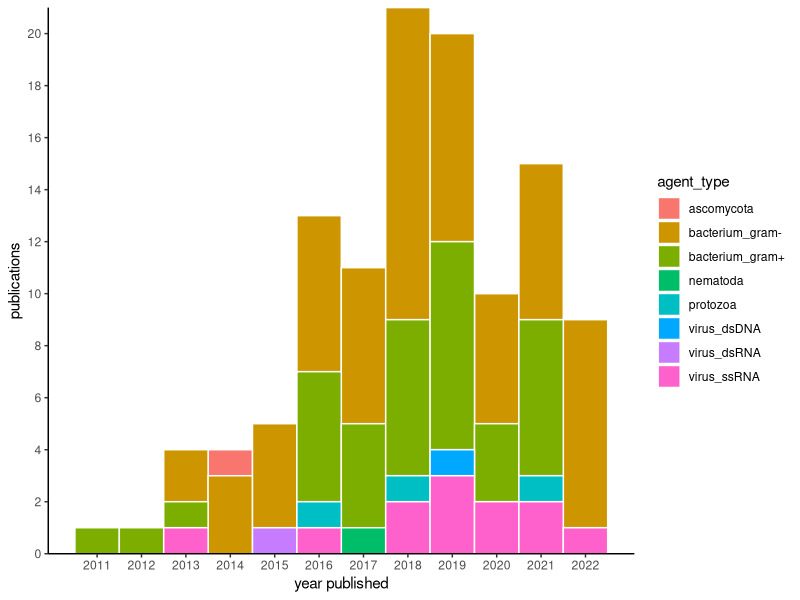
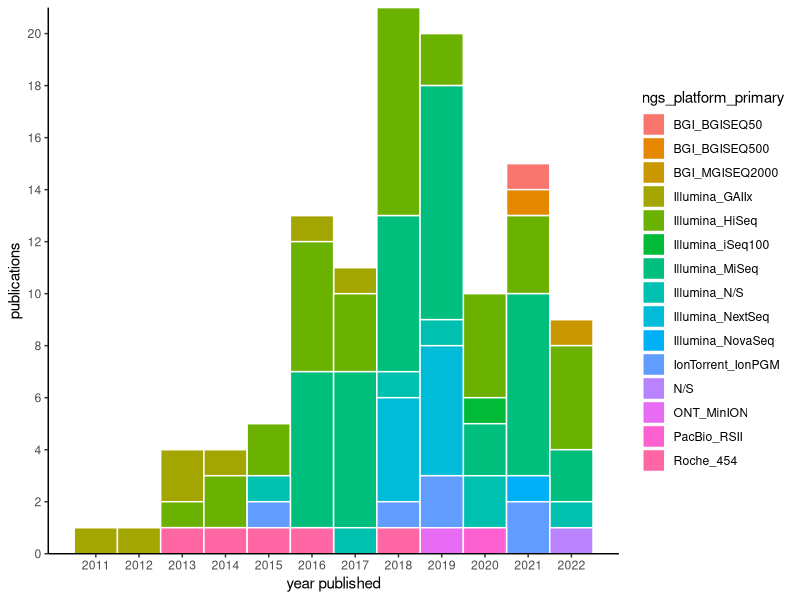
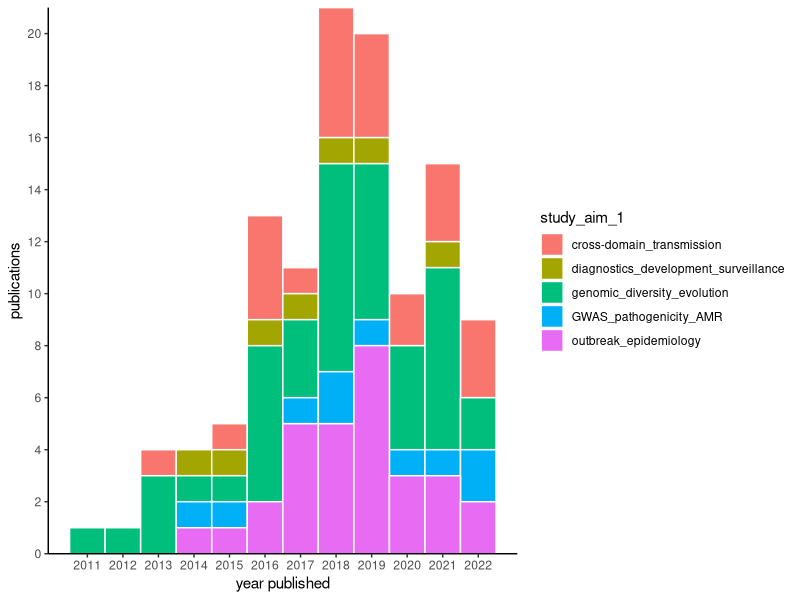
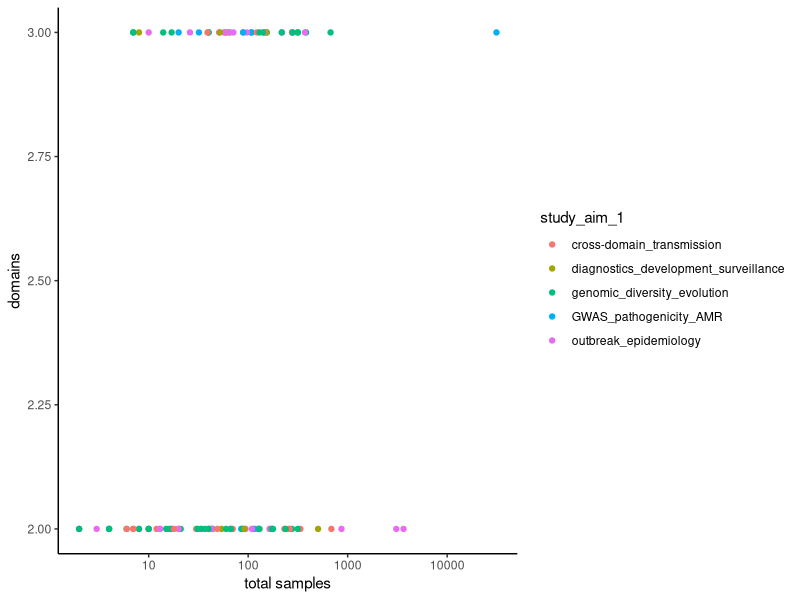
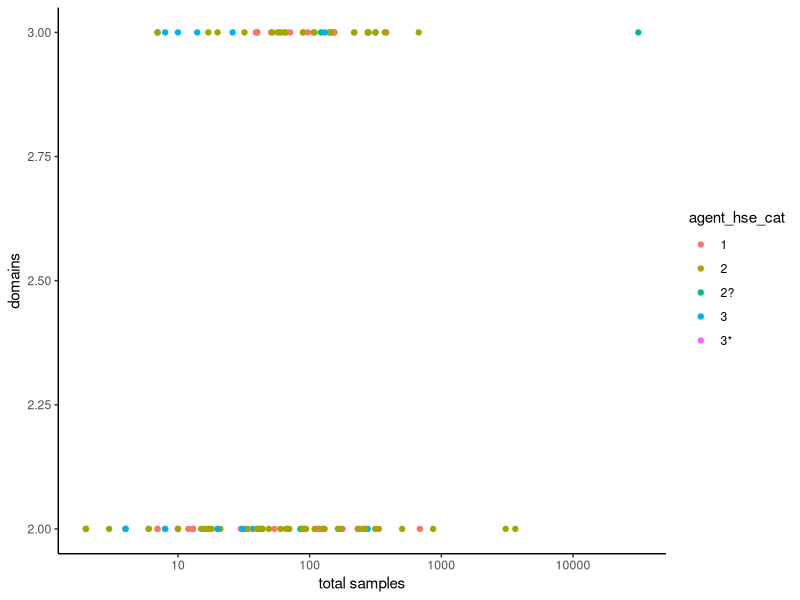

The R source for these figures, in order: (Note: this script raises an error after producing the figures.)
# code to explore and visualize dataset

# libraries
library(ggplot2)
library(ggalluvial)
library(dplyr)

# importing and correctly formatting data
db <- read.csv("data/NGSscoping_dbv6.csv", header = TRUE)
names(db)<-tolower(names(db))
db$biotic.env_sample_size
colnames(db)[29] <- 'biotic_env_sample_size'

#'env_domain' looks like a sample size.... 

str(db) # lots of columns coming up as characters
col.chr.ids = c('hum_sample_size','livestock_sample_size', 'pet_sample_size','poultry_sample_size',
                'wildlife_sample_size','arachnida_sample_size', 'insecta_sample_size', 'env_domain',
                'biotic_env_sample_size','abiotic_sample_size')
db[col.chr.ids] <- sapply(db[col.chr.ids],as.numeric)
str(db)

#sample_cols = grep('sample_size',names(db)) # identifying sample size columns - WRONG double counting
db$total_samples = rowSums(db[,c('hum_sample_size','ani_sample_size', 'env_domain')], na.rm=TRUE)
db$env_bin = ifelse(db$env_domain>0,1,0)
db$ani_bin = ifelse(db$ani_sample_size>0,1,0)
db$human_bin = ifelse(db$hum_sample_size>0,1,0)
db$total_domains = rowSums(db[,c('env_bin','ani_bin','human_bin')], na.rm=T)

# some are 0?!? and some are 1?
# annotation in excel clarified there were 276 samples from human and environment but split not given

ind = which(db$total_samples == 0)
db$total_domains[ind]<-2
db$total_samples[ind]<-276
db$env_bin[ind] = 1
db$human_bin[ind] = 1



# by publication year
sort(unique(db$publication_year))
library(ggplot2)
ggplot(db, aes(x=publication_year, fill=agent_type)) +
  geom_histogram(col = 'white', position="stack", bins = 12)+
  theme(legend.position="top")+
  theme_classic()+
  labs(x="year published", y = "publications")+
  scale_y_continuous(expand = c(0, 0), breaks=seq(0,23,2))+
  scale_x_continuous(breaks=seq(2011,2022,1))
db$ngs_platform_primary
ggplot(db, aes(x=publication_year, fill=ngs_platform_primary)) +
  geom_histogram(col = 'white', position="stack", bins = 12)+
  theme(legend.position="top")+
  theme_classic()+
  labs(x="year published", y = "publications")+
  scale_y_continuous(expand = c(0, 0), breaks=seq(0,23,2))+
  scale_x_continuous(breaks=seq(2011,2022,1))

ggplot(db, aes(x=publication_year, fill=study_aim_1)) +
  geom_histogram(col = 'white', position="stack", bins = 12)+
  theme(legend.position="top")+
  theme_classic()+
  labs(x="year published", y = "publications")+
  scale_y_continuous(expand = c(0, 0), breaks=seq(0,23,2))+
  scale_x_continuous(breaks=seq(2011,2022,1))

# by sample size year
names(db)
ggplot(db, aes(x=total_samples, y = total_domains, col=study_aim_1)) +
  geom_point()+
  theme(legend.position="top")+
  theme_classic()+
  labs(x="total samples", y = "domains")+
  scale_x_continuous(trans='log10')
db$agent_hse_cat
ggplot(db, aes(x=total_samples, y = total_domains, col= agent_hse_cat)) +
  geom_point()+
  theme(legend.position="top")+
  theme_classic()+
  labs(x="total samples", y = "domains")+
  scale_x_continuous(trans='log10')

# https://cran.r-project.org/web/packages/ggalluvial/vignettes/ggalluvial.html
head(db)

  


db_summary = as.data.frame(db %>% group_by(ngs_platform_primary, publication_year) %>%
                                summarise(papers = n()))
db_summary = db_summary[!db_summary$ngs_platform_primary == 'Illumina_N/S',]
db_summary = db_summary[!db_summary$ngs_platform_primary == 'N/S',]

db_summary_v2 = as.data.frame(db %>% group_by(ngs_platform_complement, publication_year) %>%
                             summarise(papers_sec = n()))
db_summary_v2 = db_summary_v2[!db_summary_v2$ngs_platform_complement == 'N/S',]
db_summary_v2 = db_summary_v2[!db_summary_v2$ngs_platform_complement == 'no',]

db_platform <- merge(x=db_summary,y=db_summary_v2, by.x=c("ngs_platform_primary","publication_year"), 
             by.y=c("ngs_platform_complement","publication_year"), all = TRUE)
db_platform$tot_papers = rowSums(db_platform[,c('papers_sec','papers')], na.rm = TRUE)

db_platform$ngs_platform_primary=as.factor(db_platform$ngs_platform_primary)

levels(db_platform$ngs_platform_primary)
db_platform$ngs_platform_primary <- factor(db_platform$ngs_platform_primary, 
                levels = c("BGI_MGISEQ2000", "Illumina_iSeq100","Illumina_NovaSeq",
                           "BGI_BGISEQ50", 
                           "BGI_BGISEQ500", "ONT_MinION","Illumina_NextSeq", "PacBio_RSII",
                           "Illumina_MiSeq", "IonTorrent_IonPGM", 
                           "Illumina_HiSeq", "Illumina_GAIIx", 
                            "Roche_454"))

seq = read.csv('data/sequencing_tech_v2.csv', header = TRUE)
names(seq)
seq_trun = seq[,c('company', 'sequence')]
db_platform <- merge(x=db_platform,y=seq_trun, by.x=c("ngs_platform_primary"), 
                     by.y=c("sequence"), all = TRUE)
seq3 = read.csv('data/sequencing_tech_v3.csv', header = TRUE)

ggplot(db_platform, aes(x = publication_year, y = ngs_platform_primary )) +
  geom_point(aes(size = tot_papers, color = company))+ # aes(dotsize = papers),
  scale_x_continuous(limits = c(2006,2024), breaks=seq(2006,2024,1))+
  theme_classic()+
  labs(x="year", y = "sequencer")+
  scale_size_continuous(breaks = c(min(db_platform$tot_papers),
                                    3,
                                    max(db_platform$tot_papers)),
                         labels = c("1",
                                    "3",
                                    "9"))+
  geom_line(data = seq3, aes(y = ngs_platform_primary,x = publication_year, color = company))
# need to combine short read and long read sequencing

# is within host diversity studies predicted by mutation rate?
# maybe not relevant b/c no host diversity

# alluvial plot to make
# open data 
# open software
# open code
# colored by country?
db$public_data_binary = !db$public_data == 'N/A'
db$public_code_binary = db$public_code == 'yes'
db$phylo_software_binary = !db$phylo_software == 'Geneious'
db$sampling_geo

db_summary2 = as.data.frame(db %>% group_by(public_data_binary, public_code_binary, phylo_software_binary,sampling_geo) %>%
                              summarise(Freq = n()))

ggplot(data = db_summary2,
       aes(axis1 = as.factor(phylo_software_binary), axis2 = public_data_binary,axis3 = public_code_binary, 
           y = Freq)) +
  scale_x_discrete(limits = c("software", "data", "code"), expand = c(.2, .05)) +
  xlab("open science") +
  geom_alluvium(aes(fill = sampling_geo)) +
  geom_stratum() +
  geom_text(stat = "stratum", aes(label = after_stat(stratum))) +
  theme_minimal() 
# need to update with stefano's linkages
# figure - sample size by HG status?
# software updates? license 


db$geo_scope = ifelse(db$lic_lmic == 'yes' & db$umic_hic == 'yes', 'both',
                       ifelse(db$lic_lmic == 'yes', 'lmic', 'hic'))

db$public_code
db$public_data_binary = !db$public_data == 'N/A'
db$public_code_binary = db$public_code == 'yes'
db$phylo_software_binary = db$assembly.mapping_license == 'free'
db_summary2 = as.data.frame(db %>% group_by(public_data_binary, public_code_binary, phylo_software_binary,geo_scope) %>%
                               summarise(Freq = n()))

db_summary2$geo_scope = as.factor(db_summary2$geo_scope)
db_summary2$geo_scope = factor(db_summary2$geo_scope, levels = c('lmic','both','hic'))
ggplot(data = db_summary2,
       aes(axis1 = phylo_software_binary, axis2 = public_data_binary,axis3 = public_code_binary, 
           y = Freq)) +
  scale_x_discrete(limits = c("software", "data", "code"), expand = c(.2, .05)) +
  xlab("open science") +
  geom_alluvium(aes(fill = geo_scope)) +
  scale_fill_manual(values = c('#0c2c84','#7fcdbb', '#edf8b1'))+
  geom_stratum() +
  geom_text(stat = "stratum", aes(label = after_stat(stratum))) +
  theme_classic() 

# 
# 
# col.chr.ids = c('hum_sample_size','livestock_sample_size', 'pet_sample_size','poultry_sample_size',
#                 'wildlife_sample_size','arachnida_sample_size', 'insecta_sample_size', 'env_domain',
#                 'biotic.env_sample_size','abiotic_sample_size')
# names(db)
# db[col.chr.ids] <- sapply(db[col.chr.ids],as.numeric)
# str(db)

db$total_samples = rowSums(db[,c('hum_sample_size','ani_sample_size', 'env_domain')], na.rm=TRUE)
db$env_bin = ifelse(db$env_domain>0,1,0)
db$ani_bin = ifelse(db$ani_sample_size>0,1,0)
db$human_bin = ifelse(db$hum_sample_size>0,1,0)
db$total_domains = rowSums(db[,c('env_bin','ani_bin','human_bin')], na.rm=T)

# some are 0?!? and some are 1?
# annotation in excel clarified there were 276 samples from human and environment but split not given
db$total_domains[19]<-2
db$total_samples[19]<-276
db$env_bin[19] = 1
db$human_bin[19] = 1

names(db)
ggplot(db, aes(x=total_samples, fill=study_aim_1)) +
  geom_histogram()+
  theme(legend.position="top")+
  theme_classic()+
  labs(x="total samples", y = "publications")+
  scale_x_continuous(trans='log10')

# The 4 I’m about to paste should be good, papers by sequencer needs a tiny amount of re-working and inclusion of start-end dates for the various platforms. Christina will focus on this.
# Figure 5: histogram of total study’s sample size (irrespective of the domain) coloured by agent_type. Jayna would mind taking care of this?
#   Figure 6: time gap between last_sample_date and publication_year coloured by study_aim_1. Christina is that OK for you to do it?
#   Figure 7: histogram/test of phylo_results connected to total study’s sample size (irrespective of the domain). Jayna I’d leave this with you if OK.
# M&M + Results sections: for you both to write down elements connected with these analyses/figures.
# I’ll check that the EMBO journal’s guidelines suit this paper, we agreed on giving it a try. I’ll focus on formatting the article, the rest of the writing, suppl. mat., Table 3 (a summary of zoonotic agents and study aims).

names(db)
db$time_to_pub = db$publication_year-as.numeric(db$last_sample_date)
ggplot(db, aes(x=time_to_pub, fill=study_aim_1)) +
  geom_histogram()+
  theme(legend.position="top")+
  # facet_wrap(~study_aim_1, nrows = 5) +
  theme_classic()+
  labs(x="years from last collection to publication", y = "papers")
